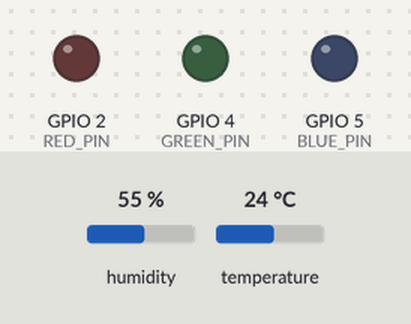
A sketch run on a simulated ESP32. Shown: output pins drawn as LEDs (lit = HIGH). Inputs (shaded band) come from the test bench; at power-on: humidity 55 %, temperature 24 °C. WiFi joins after 1.5 s; servers stay silent unless stated; web services answer with replies made up by the test bench; what the sketch prints to the serial monitor is not drawn.

Above: at 0.1 s.
At 1.6 s:
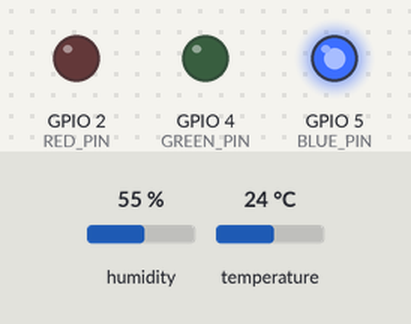
Timing chart, 0 to 3.1 s (numbered marks = the images above):
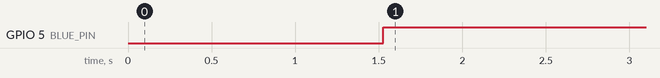

Measured:
- by itself, GPIO 5 (BLUE_PIN): LOW → HIGH at 1.5 s

The sketch:

esp32_temp_system.ino
```cpp
#include <WiFi.h>
#include <HTTPClient.h>
#include <DHT.h>

// ===================
// WiFi Ayarları
// ===================
const char* ssid = "YOUR_WIFI_NAME";
const char* password = "YOUR_WIFI_PASSWORD";

// ===================
// ThingSpeak Ayarları
// ===================
String apiKey = "YOUR_THINGSPEAK_WRITE_API_KEY";
const char* server = "http://api.thingspeak.com/update";
unsigned long channelID = 0000000;  // Kendi Channel ID'nizi giriniz

// ===================
// DHT11
// ===================
#define DHTPIN 15
#define DHTTYPE DHT11
DHT dht(DHTPIN, DHTTYPE);

// ===================
// LED Pinleri
// ===================
#define RED_PIN    2
#define GREEN_PIN  4
#define BLUE_PIN   5

// ===================
// Alarm Ayarları
// ===================
unsigned long lastAlarmTime = 0;
const unsigned long alarmInterval = 60000; // 1 dakika

void setup() {
  Serial.begin(115200);
  dht.begin();

  pinMode(RED_PIN, OUTPUT);
  pinMode(GREEN_PIN, OUTPUT);
  pinMode(BLUE_PIN, OUTPUT);

  // WiFi Bağlantısı
  WiFi.begin(ssid, password);
  Serial.print("WiFi'ye bağlanıyor");
  while (WiFi.status() != WL_CONNECTED) {
    delay(500);
    Serial.print(".");
  }
  Serial.println("\nWiFi bağlandı!");
  Serial.print("IP adresi: ");
  Serial.println(WiFi.localIP());
}

void loop() {

  float temp = dht.readTemperature();
  float hum = dht.readHumidity();

  if (isnan(temp) || isnan(hum)) {
    Serial.println("DHT okuma hatası!");
    delay(2000);
    return;
  }

  Serial.print("Sıcaklık: ");
  Serial.print(temp);
  Serial.println(" °C");

  Serial.print("Nem: ");
  Serial.print(hum);
  Serial.println(" %");

  // ===================
  // LED Kontrol
  // ===================

  if (temp <= 27) {

    analogWrite(BLUE_PIN, 255);
    analogWrite(RED_PIN, 0);
    analogWrite(GREEN_PIN, 0);

  }
  else if (temp <= 29) {

    int blueVal = map(temp, 28, 29, 200, 50);
    int redVal  = map(temp, 28, 29, 30, 100);

    analogWrite(BLUE_PIN, blueVal);
    analogWrite(RED_PIN, redVal);
    analogWrite(GREEN_PIN, 0);

  }
  else if (temp >= 30) {

    unsigned long now = millis();

    if (now - lastAlarmTime > alarmInterval) {
      lastAlarmTime = now;

      for (int i = 0; i < 3; i++) {
        analogWrite(RED_PIN, 255);
        delay(500);
        analogWrite(RED_PIN, 0);
        delay(500);
      }
    }

    analogWrite(RED_PIN, 255);
    analogWrite(BLUE_PIN, 0);
    analogWrite(GREEN_PIN, 0);
  }

  // ===================
  // ThingSpeak Veri Gönderimi
  // ===================

  if (WiFi.status() == WL_CONNECTED) {

    HTTPClient http;

    String url = String(server) +
                 "?api_key=" + apiKey +
                 "&field1=" + String(temp) +
                 "&field2=" + String(hum);

    http.begin(url);

    int httpCode = http.GET();

    if (httpCode > 0) {
      Serial.println("Veri ThingSpeak'e gönderildi.");
    } else {
      Serial.println("Veri gönderilemedi!");
    }

    http.end();
  }

  delay(20000);
}
```
